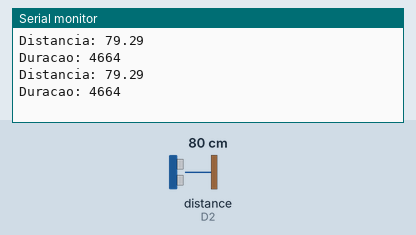
Bench run of a sketch on a simulated ESP8266 (NodeMCU). On the bench: the last lines printed to the serial monitor. Wiring (inferred from the names in the program): ultrasonic range finder: trigger D1; echo D2. Inputs (shaded band) come from the test bench; at power-on: distance to the obstacle (sensor on D2) 80 cm. The echo pulse lasts 58.3 µs per cm.

Above: at 1.8 s.
1.9 s: distance to the obstacle (sensor on D2) set to 2 cm
At 2.8 s:
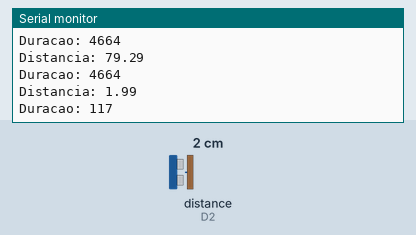
3.4 s: distance to the obstacle (sensor on D2) set to 4 cm
At 4.6 s:
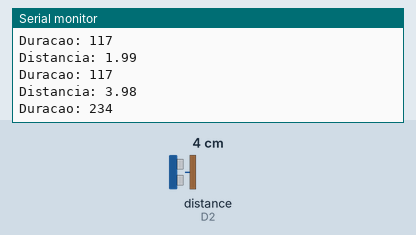
Timing chart, 0 to 6.4 s (numbered marks = the images above; inputs shaded):
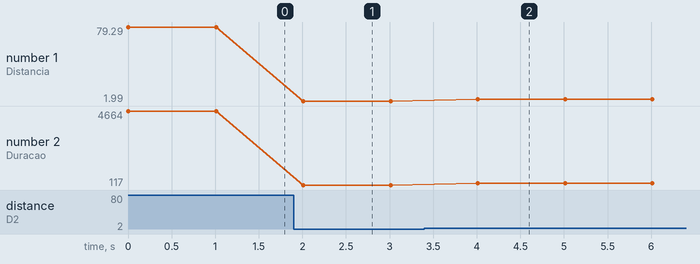

The sketch:

esp8266--ultrassom.ino
```cpp
#define trigPin D1
#define echoPin D2

void setup() {

  Serial.begin(9600);
  pinMode(trigPin, OUTPUT);
  pinMode(echoPin, INPUT);
  digitalWrite(trigPin, LOW);
}

long duracao;
float distancia, aux;

void loop() {

  digitalWrite(trigPin,HIGH);
  delayMicroseconds(10);
  digitalWrite(trigPin, LOW);

  duracao = pulseIn(echoPin, HIGH ,1000000);
  aux = duracao;
  distancia = (aux*340/10000)/2;
  Serial.print("Distancia: ");
  Serial.println(distancia);

  Serial.print("Duracao: ");
  Serial.println(duracao);

  delay(1000);
}
```

Measured:
- after the input at 1.9 s, the serial monitor: prints a new line after 0.11 s (image 1)
- after the input at 3.4 s, the serial monitor: prints a new line after 0.61 s (image 2)
- plotted number 1: 79.29 → 1.99 after the input at 1.9 s, 1.99 → 3.98 after the input at 3.4 s
- plotted number 2: 4664 → 117 after the input at 1.9 s, 117 → 234 after the input at 3.4 s
